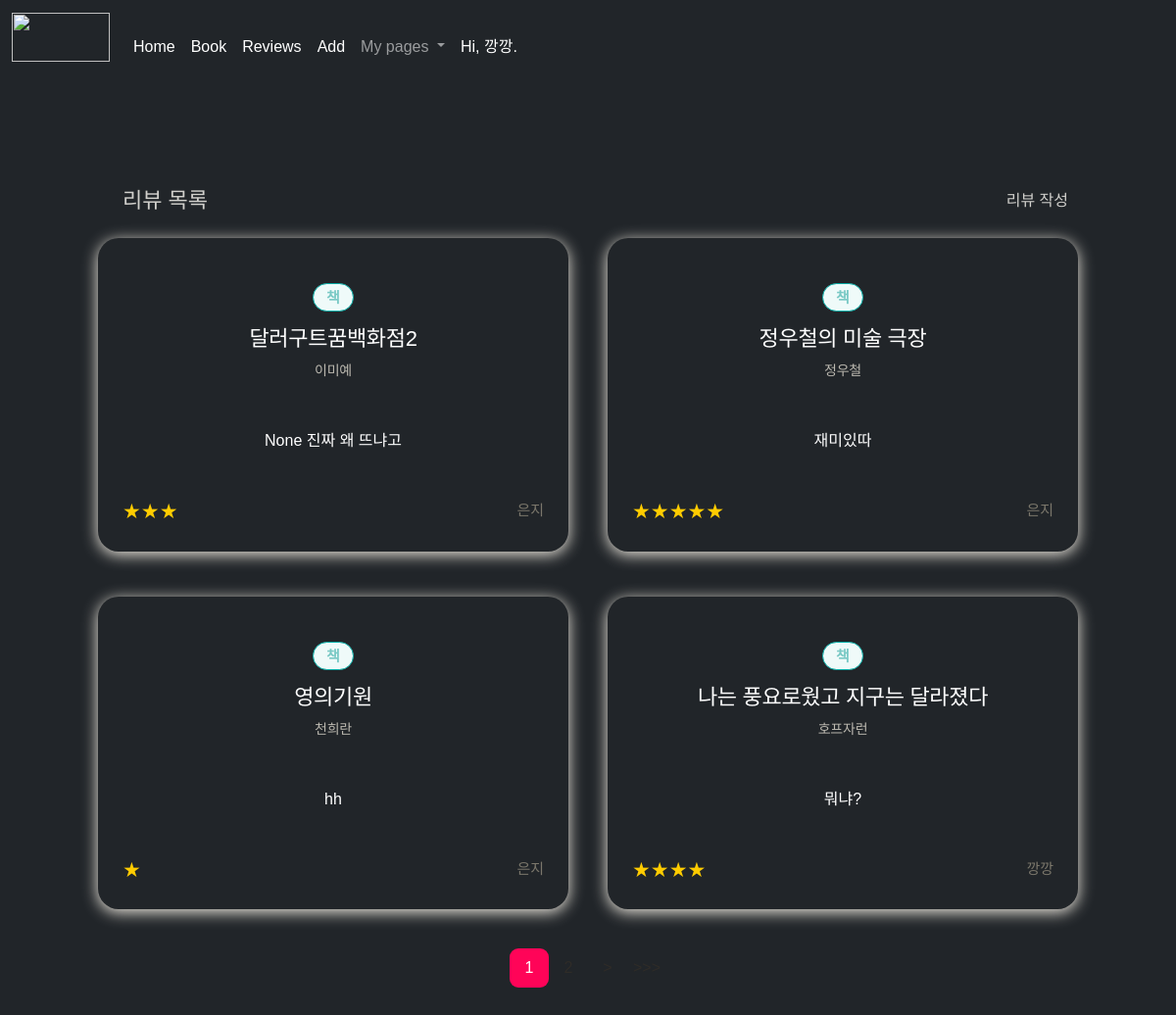
The page /member/ (signed in) on the database its author committed.
### member/models.py (models this page shows, shortened)
class User(AbstractUser):
    nickname = models.CharField(
        max_length=15,
        unique=True,
        null=True,
        error_messages={'unique': '이미 사용 중인 닉네임 입니다!'},)

class Review(models.Model):
    point = models.IntegerField(choices=REVIEW_POINT_CHOICES, default=None)
    comment = models.CharField(max_length=500)
    book = models.ForeignKey(Book, on_delete=models.CASCADE)
    author = models.ForeignKey(User, on_delete=models.CASCADE)
    created_at = models.DateTimeField(
        auto_now_add=True)  # 모델이 생성된 시간을 자동으로 필드에 넣어
    updated_at = models.DateTimeField(auto_now=True)

class Book(models.Model):
    name = models.CharField(max_length=25, verbose_name='제목')
    writer = models.CharField(max_length=15, verbose_name='저자')
    bookcovers = models.CharField(max_length=500, default=None, null=True)
    created_at = models.DateTimeField(auto_now_add=True)
    updated_at = models.DateTimeField(auto_now=True)

### member/views.py (the view)
# urls.py: path('', views.IndexView.as_view(), name="index"),
class IndexView(ListView):
    model = Review
    template_name = "bookcha/index.html"
    context_object_name = "reviews"
    paginate_by = 4
    ordering = ["created_at"]

### member/templates/bookcha/index.html (shortened to what this page needs)
{% load static %}
{% block content %}
<!DOCTYPE html>
<html lang="en">
<head>
    <link href="https://cdn.jsdelivr.net/npm/bootstrap@5.1.0/dist/css/bootstrap.min.css" rel="stylesheet">
    <link rel="stylesheet" href="{% static 'style.css' %}">
</head>
    <body class="d- flex text-center text-white bg-dark mg-3" cz-shortcut-listen="true">
        <header class="mb-auto">
            <nav class="navbar navbar-expand-lg navbar-dark bg-dark">
                <div class="container-fluid">
                    <a href="http://49.50.172.121:8800/"><img id="nav_img" class="mb-4 navbar-brand" src="https://img1.daumcdn.net/thumb/R1280x0/?scode=mtistory2&fname=https%3A%2F%2Fblog.kakaocdn.net%2Fdn%2FuAV4y%2Fbtrd5EvWVRw%2F4ZTGJqhtplydRDG6NRXsjK%2Fimg.png" alt=""></a>
                <div class="collapse navbar-collapse" id="navbarNavDropdown">
                    <ul class="navbar-nav">
                    <li class="nav-item">
                        <a class="nav-link active" aria-current="page" href="http://49.50.172.121:8800/">Home</a>
                    </li>
                    <li class="nav-item">
                        <a class="nav-link active" aria-current="page" href="http://49.50.172.121:8800/member/list">Book</a>
                    </li>
                    <li class="nav-item">
                        <a class="nav-link active" aria-current="page" href="/member/review/list">Reviews</a>
                    </li>
                    <li class="nav-item">
                        <a class="nav-link active" aria-current="page" href="http://49.50.172.121:8800/member/create">Add</a>
                    </li>
                    <li class="nav-item dropdown">
                        <a class="nav-link dropdown-toggle" href="#" id="navbarDropdownMenuLink" role="button" data-bs-toggle="dropdown" aria-expanded="false">
                        My pages
                        </a>
                    </li>
                    <li class="nav-item" id="nav_user_col">
                        <span  id="nav_user" class="nav-link active">
                            {% if user.is_authenticated %}
                            Hi, {{user.nickname}}.
                        {% endif %}
                        </span>
                    </li>
                    </ul>
                </div>
                </div>
            </nav>
        </header>
        <div class="content-list max-content-width">
        <div class="header">
            <h2>리뷰 목록</h2>
            <a class="cp-ic-button" href="{% url 'review--create' %}">리뷰 작성</a>
        </div>
        <div class="contents">
        {% for review in reviews %}
        <a href="{% url 'review-detail' review.id%}">
            <section class="cp-card content bg-dark">
                <div class="body">
                    <span class="cp-chip green mt-3">책</span>
                    <h2 class="title text-white mb-1">{{ review.book.name }}</h2>
                    <date class="date mb-3">{{ review.book.writer }}</date>
                    <br>
                    <br>
                    <br>
                    <h7 class="content text-white mt-3">{{ review.comment }}</h7>
                    <div class="metadata">
                        <div class="review-rating">
                            <span class="cp-stars">
                                {% for i in ""|ljust:review.point %}★{% endfor %}
                            </span>
                        </div>
                        <div class="review-author">
                            <span>{{ review.author.nickname}}</span>
                        </div>
                    </div>
                </div>
            </section>
        </a>
        {% endfor %}
        </div>
        {% if is_paginated %}
            <footer>
            <ul class="pagination">
                {% for num in page_obj.paginator.page_range %}
                {% if page_obj.number == num %}
                    <li class="current">{{ num }}</li>
                {% elif num > page_obj.number|add:'-3' and num < page_obj.number|add:'3' %}
                    <li><a href="?page={{ num }}">{{ num }}</a></li>
                {% endif %}
                {% endfor %}
                {% if page_obj.has_next %}
                <li><a href="?page={{ page_obj.next_page_number }}">></a></li>
                <li><a href="?page={{ page_obj.paginator.num_pages }}">>>></a></li>
                {% endif %}
            </ul>
            </footer>
        {% endif %}
    </body>
</html>
{% endblock content %}

### member/static/style.css (style rules this page uses)
:root { --border: #e3e1dc; --max-width: 1100px; --max-content-width: 1000px; --body-background: #212529; --site-header-background: #212529; --navbar: #2f2c28; --site-footer: #bcb9b0; --site-footer-background: #2f2c28; --account-link: #ffcc00; --content-list-contet-date: #bcb9b0; --main-header-background: #fff; --main-header-height: 565px; --main-header-border: #f0efec; --main-header: #fff; --content-list-sub-heading: #d1d0cc; --content-list-pagination-current: #fff; --content-list-pagination-current-bg: #ff0458; --review-detail-date: #bcb9b0; --review-detail-side-padding: 8px; --profile-header-edit: #7b776b; --file-content-border: #d3d1c8; --file-content-background: #212529; }
body { display: flex; justify-content: center; min-height: 100vh; flex-direction: column; margin: 0; word-break: keep-all; }
#nav_img { margin-top: 5px; padding: 0; width: 100px; height: 50px; }
.max-content-width { max-width: var(--max-content-width); width: 100%; }
.content-list { margin: 72px auto 340px; }
.content-list .header { display: flex; justify-content: space-between; align-items: center; margin: 25px 10px 25px 25px; }
.content-list .header h2 { font-size: 22px; color: var(--content-list-sub-heading); margin: 0; }
.content-list .contents { display: grid; grid-template-columns: repeat(2, minmax(0, 1fr)); gap: 46px 40px; }
.content-list .content { min-width: auto; }
.cp-card { border-radius: 21px; box-shadow: 0 3px 16px 0 #f1ece2; will-change: box-shadow; }
.content-list .content .body { padding: 30px 25px; }
.content-list .content .title { font-size: 22px; font-weight: normal; line-height: 33px; letter-spacing: -0.33px; margin: 11px 0 5px; overflow: hidden; white-space: nowrap; text-overflow: ellipsis; }
.content-list .content .date { font-size: 14px; letter-spacing: -0.21px; color: var(--content-list-contet-date); }
.content-list .content .metadata { margin-top: 48px; display: flex; justify-content: space-between; align-items: center; color: var(--content-list-pagination-current); }
.content-list .pagination { display: flex; justify-content: center; margin: 40px 0; padding: 0; list-style: none; color: var(--content-list-pagination-current); }
.content-list .pagination li { min-width: 40px; height: 40px; line-height: 40px; text-align: center; color: var(--content-list-pagination-current); }
.content-list .pagination li.current { border-radius: 9px; background-color: var(--content-list-pagination-current-bg); color: var(--content-list-pagination-current); }
.review-author { display: flex; align-items: center; font-size: 15px; color: var(--profile-header-edit); }
.review-rating { display: flex; justify-content: flex-end; align-items: center; }
* { font-family: "Spoqa Han Sans Neo", sans-serif; }
:root { --text: #2f2c28; --link: #ffcc00; --button-text: #fff; --button-primary-background: #ff0458; --button-primary-hover-background: #ff045893; --button-warn-background: #f9592c; --button-secondary-background: #bcb9b0; --ic-button-circle: #ffcc00; --input-background: #fff; --input-border: #cccac3; --input-placeholder: #bcb9b0; --input-focus-border: #ffcc00; --input-focus-background: #fffdf3; --input-error: #e6584e; --input-error-border: #e6584e; --chip-border: #e3e1dc; --chip-text: #2f2c28; --chip-green-background: #effaf9; --chip-green-text: #79c9c5; --chip-green-border: #06aea7; --avatar-placeholder: #e3e1dc; --stars: #ffcc00; --dialog-border: #e3e1dc; --dialog-background: #f6f5f3; --dialog-info: #e1811b; --box-border: #e3e1dc; }
body, a, a:hover { color: var(--text); }
a { text-decoration: none; }
.cp-ic-button { color: var(--content-list-sub-heading); display: inline-flex; outline: none; border: none; background: none; align-items: center; }
.cp-ic-button:not(.after)::before { content: " "; margin-right: 7px; display: inline-block; width: 18px; height: 18px; background-position: center; background-size: 18px 18px; background-repeat: no-repeat; }
.cp-stars { color: var(--stars); font-size: 21px; line-height: 21px; }
.cp-chip { display: inline-block; padding: 0 17px; font-size: 15px; line-height: 32px; color: var(--chip-text); font-weight: 800; border: 1px solid var(--chip-border); border-radius: 9999px; }
.cp-chip.green { padding: 0 13px; line-height: 27px; color: var(--chip-green-text); background-color: var(--chip-green-background); border-color: var(--chip-green-border); }
.cp-card { border-radius: 21px; box-shadow: 0 3px 16px 0 #f1ece2; background-color: white; will-change: box-shadow; }

### rows shown on the page
User: nickname "깡깡"
Review: book.name "달러구트꿈백화점2", book.writer "이미예", comment "None 진짜 왜 뜨냐고", author.nickname "은지"
Review: book.name "정우철의 미술 극장", book.writer "정우철", comment "재미있따", author.nickname "은지"
Review: book.name "영의기원", book.writer "천희란", comment "hh", point 1 (drawn), author.nickname "은지"
Review: book.name "나는 풍요로웠고 지구는 달라졌다", book.writer "호프자런", comment "뭐냐?", author.nickname "깡깡"

### other values the page prints
{{ num }} "1"
